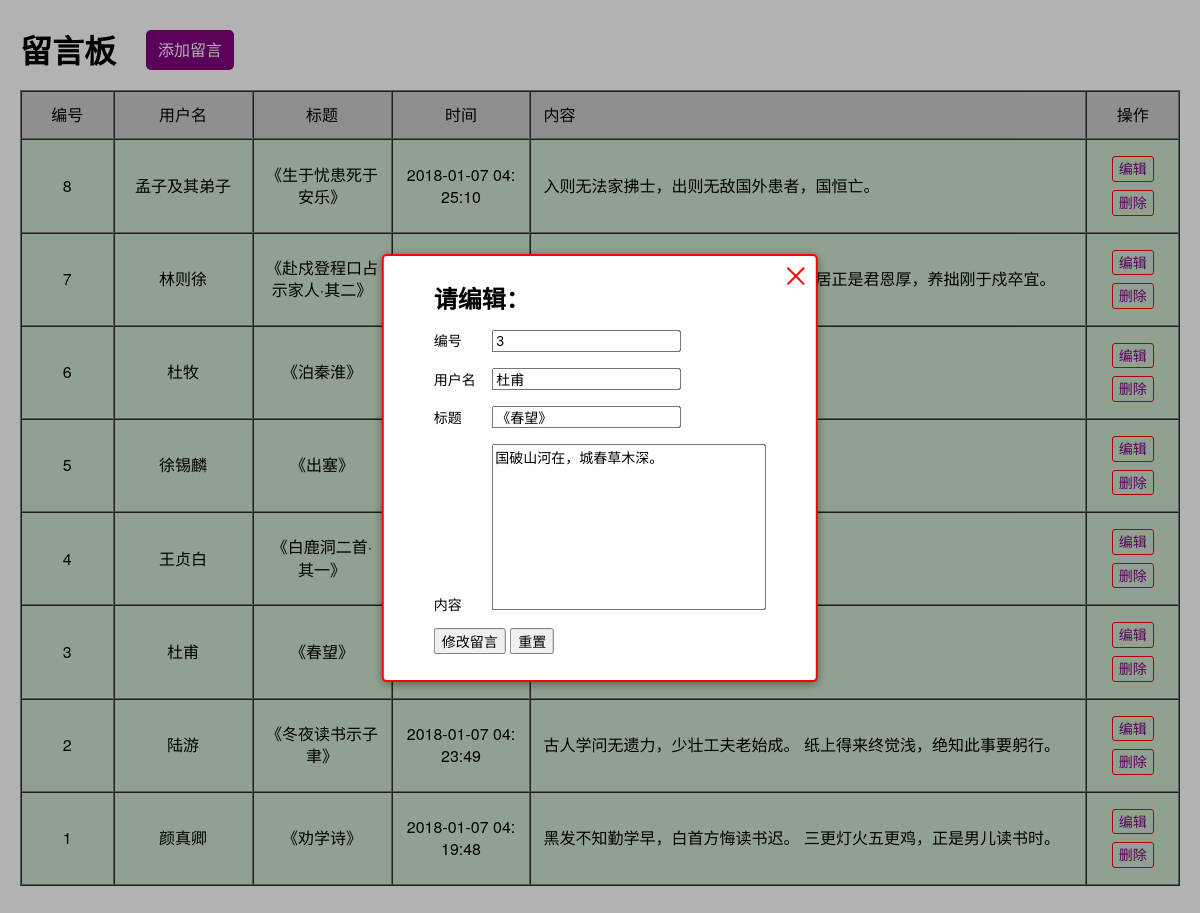
The page /mysql-message-board/index.php?editId=3 on the database its author committed.
### tables this page shows
CREATE TABLE `t_message` (
  `id` int(11) NOT NULL COMMENT '留言id',
  `username` varchar(50) NOT NULL COMMENT '用户名',
  `title` varchar(100) NOT NULL COMMENT '标题',
  `time` int(11) NOT NULL COMMENT '时间',
  `content` longtext NOT NULL COMMENT '内容'
);

### mysql-message-board/index.php (the view, shortened to what this page needs)
<?php
$con = mysqli_connect("localhost","root","root",'db_board') or die('<br/>连接数据库错误!<br/>');
$sql = 'SELECT * FROM `t_message`';
$que = mysqli_query($con,$sql) or die('<br/>选择数据库错误：'.mysqli_error($con).'<br/>');
$msgs = mysqli_fetch_all($que,MYSQLI_ASSOC);
?>
<!DOCTYPE html>
<html lang="zh-CN">
<head>
</head>
<body>
<div class="header">
	<h1>留言板</h1>
	<div class="header_btn">添加留言</div>
</div>
<?php if(is_array($msgs)&&count($msgs)>0): ?>
<table border="1" cellpadding="0" cellspacing="0" width="100%" bgcolor="#cfe6d0">
	<tr style="background:#ccc;">
	    <td>编号</td>
	    <td>用户名</td>
	    <td>标题</td>
	    <td>时间</td>
	    <td>内容</td>
	    <td>操作</td>
	</tr>
	<?php foreach (array_reverse($msgs) as $key => $value):?>
		<tr>
			<td><?php echo count($msgs)-$key; ?></td>
		    <td><?php echo $value['username']; ?></td>
		    <td><?php echo $value['title']; ?></td>
		    <td><?php echo date("Y-m-d H:i:s",$value['time']); ?></td>
		    <td><?php echo $value['content']; ?></td>
		    <td>
		    	<a href="./index.php?editId=<?php echo count($msgs)-$key; ?>">编辑</a>
		    	<a href="javascript:void(0);" onclick="deleteFn('<?php echo $value['username']; ?>','<?php echo $value['id']; ?>');">删除</a>
		    </td>
		</tr>
	<?php endforeach; ?>
</table>
<?php endif; ?>
<?php if(isset($_GET['editId'])): ?>
<div class="tips tips_show">
<?php else: ?>
<div class="tips">
<?php endif; ?>
	<div class="tips_box">
		<div class="tips_shut"></div>
		<form action="./index.php" method="post">
			<?php if(isset($_GET['editId'])): ?>
			<h2 id="#edit">请编辑：</h2>
			<p>
			    <label for="editId">编号</label>
			    <input type="text" id="editId" name="editId" placeholder="请输入用户名" value="<?php echo @$_GET['editId']; ?>" readonly="readonly">
			</p>
			<?php else: ?>
		    <h2>请留言：</h2>
			<?php endif; ?>
		    <p>
		        <label for="username">用户名</label>
		        <input type="text" id="username" name="username" placeholder="请输入用户名" required="required" value="<?php echo @$msgs[$_GET['editId']-1]['username']; ?>">
		    </p>
		    <p>
		        <label for="title">标题</label>
		        <input type="text" id="title" name="title" placeholder="请输入标题" required="required" value="<?php echo @$msgs[$_GET['editId']-1]['title']; ?>">
		    </p>
		    <p>
		        <label for="content">内容</label>
		        <textarea id="content" name="content" id="" cols="30" rows="10" required="required"><?php echo @$msgs[$_GET['editId']-1]['content']; ?></textarea>
		    </p>
		    <p>
		    	<?php if(isset($_GET['editId'])): ?>
		    	<input type="submit" value="修改留言" name="pubMsg">
		    	<?php else: ?>
		        <input type="submit" value="发布留言" name="pubMsg">
		    	<?php endif; ?>
		        <input type="reset" value="重置">
		    </p>
		</form>
	</div>
</div>
</body>
</html>

### mysql-message-board/index.php (style rules this page uses)
body { margin:0;padding:0;font-family:'helvetica neue', tahoma, 'hiragino sans gb', stheiti, 'wenquanyi micro hei', Microsoft YaHei, SimSun, sans-serif;line-height:1;padding:20px 20px 50px; }
a { font-size:14px;padding:2px 6px;border:solid 1px red;margin:4px;display:inline-block;border-radius:3px;color:purple;text-decoration: none;-webkit-transition:all .6s;transition:all .6s; }
.tips_box { position:fixed;top:50%;left:50%;-webkit-transform:translate(-50%,-150%);transform:translate(-50%,-150%);background:#fff;border:solid 2px red;border-radius:5px;padding:10px 50px;-webkit-box-shadow:0 2px 10px rgba(0,0,0,.4);box-shadow:0 2px 10px rgba(0,0,0,.4);z-index: 999;-webkit-transition:all .6s;transition:all .6s;opacity:0;pointer-events:none; }
.tips_show .tips_box { -webkit-transform:translate(-50%,-50%);transform:translate(-50%,-50%);opacity:1;pointer-events:auto; }
.tips_shut { position:absolute;top:0;right:0;width:40px;height:40px;-webkit-transition:all .6s;transition:all .6s;cursor:pointer; }
.tips_shut::before { content:'';height:2px;left:8px;right:8px;background:red;position:absolute;top:50%;margin-top:-1px;border-radius:4px;-webkit-transform:rotate(-45deg);transform:rotate(-45deg); }
.tips_shut::after { content:'';height:2px;left:8px;right:8px;background:red;position:absolute;top:50%;margin-top:-1px;border-radius:4px;-webkit-transform:rotate(45deg);transform:rotate(45deg); }
input[type="submit"],input[type="reset"] { cursor:pointer;-webkit-transition:all .6s;transition:all .6s; }
label { width:54px;font-size:14px;display:inline-block; }
input,textarea { resize:none;font-size:14px; }
.header { overflow:hidden;padding:10px 0 20px; }
h1 { float:left;margin:0;line-height:40px;padding-right:30px; }
.header_btn { height:40px;line-height:40px;padding:0 12px;float:left;background:purple;color:#fff;border-radius:5px;cursor:pointer;-webkit-transition:all .4s;transition:all .4s; }
td { padding:12px;line-height:1.4;text-align: justify;word-break:break-all; }
td:last-child { text-align:center; }
td:nth-of-type(1),td:nth-of-type(6) { width:8%;text-align:center; }
td:nth-of-type(2),td:nth-of-type(3),td:nth-of-type(4) { width:12%;text-align:center; }

### rows shown on the page
t_message: count($msgs)-$key "8", username "孟子及其弟子", title "《生于忧患死于安乐》", time "2018-01-07 04:25:10", content "入则无法家拂士，出则无敌国外患者，国恒亡。"
t_message: count($msgs)-$key "7", username "林则徐", title "《赴戍登程口占示家人·其二》"
t_message: count($msgs)-$key "6", username "杜牧", title "《泊秦淮》"
t_message: count($msgs)-$key "5", username "徐锡麟", title "《出塞》"
t_message: count($msgs)-$key "4", username "王贞白", title "《白鹿洞二首·其一》"
t_message: count($msgs)-$key "3", username "杜甫", title "《春望》", content "国破山河在，城春草木深。"
t_message: count($msgs)-$key "2", username "陆游", title "《冬夜读书示子聿》", time "2018-01-07 04:23:49", content "古人学问无遗力，少壮工夫老始成。 纸上得来终觉浅，绝知此事要躬行。"
t_message: count($msgs)-$key "1", username "颜真卿", title "《劝学诗》", time "2018-01-07 04:19:48", content "黑发不知勤学早，白首方悔读书迟。 三更灯火五更鸡，正是男儿读书时。"
